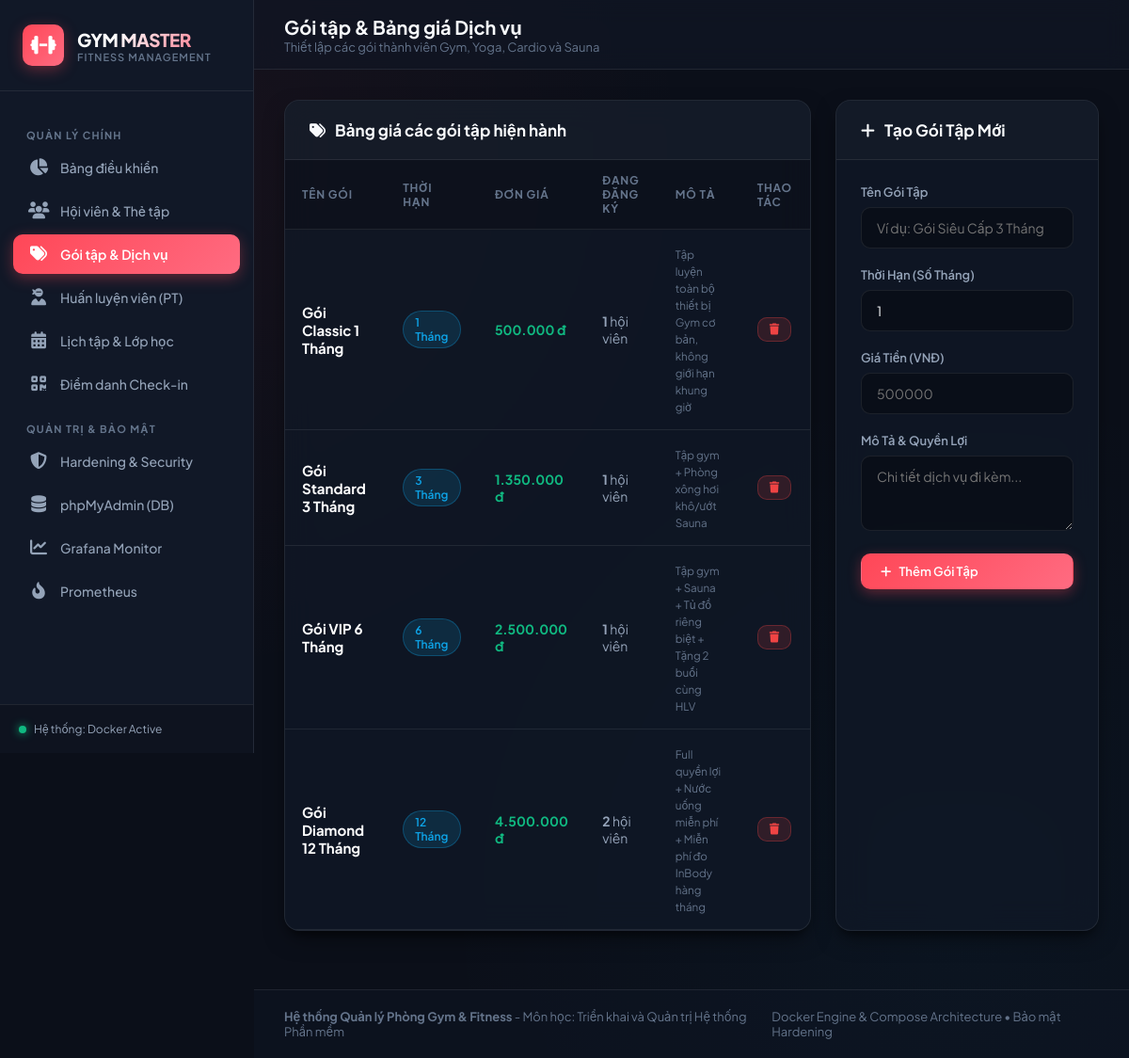
The page /packages.php on the database its author committed.
### tables this page shows
CREATE TABLE IF NOT EXISTS `packages` (
    `id` INT AUTO_INCREMENT PRIMARY KEY,
    `package_name` VARCHAR(100) NOT NULL,
    `duration_months` INT NOT NULL,
    `price` DECIMAL(12, 2) NOT NULL,
    `description` TEXT,
    `status` ENUM('active', 'inactive') DEFAULT 'active',
    `created_at` TIMESTAMP DEFAULT CURRENT_TIMESTAMP
);

### src/packages.php (the view, shortened to what this page needs)
<?php
require_once __DIR__ . '/config/database.php';
$packages = $pdo->query("
    SELECT p.*, COUNT(m.id) as subscriber_count
    FROM packages p
    LEFT JOIN members m ON p.id = m.package_id
    GROUP BY p.id
    ORDER BY p.price ASC
")->fetchAll();
include __DIR__ . '/includes/header.php';
include __DIR__ . '/includes/sidebar.php';
?>
<div class="main-wrapper">
    <header class="topbar">
        <div class="page-title">
            <h2>Gói tập & Bảng giá Dịch vụ</h2>
            <p>Thiết lập các gói thành viên Gym, Yoga, Cardio và Sauna</p>
        </div>
    </header>
    <main class="content-container">
        <div style="display: grid; grid-template-columns: 2fr 1fr; gap: 26px;">
            <div class="card">
                <div class="card-header">
                    <h3><i class="fa-solid fa-tags"></i> Bảng giá các gói tập hiện hành</h3>
                </div>
                <div class="card-body" style="padding: 0;">
                    <div class="table-responsive">
                        <table class="data-table">
                            <thead>
                                <tr>
                                    <th>Tên Gói</th>
                                    <th>Thời hạn</th>
                                    <th>Đơn Giá</th>
                                    <th>Đang Đăng ký</th>
                                    <th>Mô tả</th>
                                    <th>Thao tác</th>
                                </tr>
                            </thead>
                            <tbody>
                                <?php foreach ($packages as $pkg): ?>
                                <tr>
                                    <td><strong style="color:#ffffff; font-size:15px;"><?php echo htmlspecialchars($pkg['package_name']); ?></strong></td>
                                    <td><span class="pill pill-info"><?php echo $pkg['duration_months']; ?> Tháng</span></td>
                                    <td><strong style="color:var(--success);"><?php echo number_format($pkg['price'], 0, ',', '.'); ?> đ</strong></td>
                                    <td><strong><?php echo $pkg['subscriber_count']; ?></strong> hội viên</td>
                                    <td><small style="color:var(--text-muted);"><?php echo htmlspecialchars($pkg['description']); ?></small></td>
                                    <td>
                                        <a href="/packages.php?delete=<?php echo $pkg['id']; ?>" class="btn btn-danger btn-sm" onclick="return confirm('Bạn có chắc chắn muốn xóa?')">
                                            <i class="fa-solid fa-trash"></i>
                                        </a>
                                    </td>
                                </tr>
                                <?php endforeach; ?>
                            </tbody>
                        </table>
                    </div>
                </div>
            </div>
            <div class="card">
                <div class="card-header">
                    <h3><i class="fa-solid fa-plus"></i> Tạo Gói Tập Mới</h3>
                </div>
                <div class="card-body">
                    <form action="/packages.php" method="POST">
                        <div class="form-group">
                            <label>Tên Gói Tập</label>
                            <input type="text" name="package_name" class="form-control" placeholder="Ví dụ: Gói Siêu Cấp 3 Tháng" required>
                        </div>
                        <div class="form-group">
                            <label>Thời Hạn (Số Tháng)</label>
                            <input type="number" name="duration_months" min="1" max="60" class="form-control" value="1" required>
                        </div>
                        <div class="form-group">
                            <label>Giá Tiền (VNĐ)</label>
                            <input type="number" name="price" step="10000" class="form-control" placeholder="500000" required>
                        </div>
                        <div class="form-group">
                            <label>Mô Tả & Quyền Lợi</label>
                            <textarea name="description" class="form-control" rows="3" placeholder="Chi tiết dịch vụ đi kèm..."></textarea>
                        </div>
                        <button type="submit" class="btn btn-primary" style="width: 100%;">
                            <i class="fa-solid fa-plus"></i> Thêm Gói Tập
                        </button>
                    </form>
                </div>
            </div>
        </div>
    </main>
<?php include __DIR__ . '/includes/footer.php'; ?>

### src/assets/css/style.css (style rules this page uses)
:root { --bg-primary: #0b0f19; --bg-secondary: #111827; --bg-card: rgba(17, 24, 39, 0.75); --bg-hover: rgba(31, 41, 55, 0.7); --border-color: rgba(255, 255, 255, 0.08); --border-focus: #ff4757; --text-primary: #f8fafc; --text-secondary: #94a3b8; --text-muted: #64748b; --accent-primary: #ff4757; --accent-glow: rgba(255, 71, 87, 0.35); --accent-gradient: linear-gradient(135deg, #ff4757 0%, #ff6b81 100%); --success: #10b981; --success-bg: rgba(16, 185, 129, 0.15); --warning: #f59e0b; --warning-bg: rgba(245, 158, 11, 0.15); --danger: #ef4444; --danger-bg: rgba(239, 68, 68, 0.15); --info: #0ea5e9; --info-bg: rgba(14, 165, 233, 0.15); --sidebar-width: 270px; --shadow-card: 0 10px 25px -5px rgba(0, 0, 0, 0.5), 0 8px 10px -6px rgba(0, 0, 0, 0.5); --radius-lg: 16px; --radius-md: 10px; --radius-sm: 6px; --transition: all 0.25s cubic-bezier(0.4, 0, 0.2, 1); }
* { margin: 0; padding: 0; box-sizing: border-box; font-family: 'Plus Jakarta Sans', -apple-system, BlinkMacSystemFont, sans-serif; }
body { background-color: var(--bg-primary); color: var(--text-primary); min-height: 100vh; display: flex; overflow-x: hidden; background-image: radial-gradient(circle at 15% 15%, rgba(255, 71, 87, 0.05) 0%, transparent 40%), radial-gradient(circle at 85% 85%, rgba(14, 165, 233, 0.04) 0%, transparent 40%); background-attachment: fixed; }
.main-wrapper { margin-left: var(--sidebar-width); flex: 1; display: flex; flex-direction: column; min-height: 100vh; }
.topbar { height: 74px; background: rgba(17, 24, 39, 0.6); backdrop-filter: blur(12px); border-bottom: 1px solid var(--border-color); display: flex; align-items: center; justify-content: space-between; padding: 0 32px; position: sticky; top: 0; z-index: 90; }
.page-title h2 { font-size: 20px; font-weight: 700; color: var(--text-primary); }
.page-title p { font-size: 13px; color: var(--text-muted); }
.content-container { padding: 32px; flex: 1; }
.card { background: var(--bg-card); border: 1px solid var(--border-color); border-radius: var(--radius-lg); box-shadow: var(--shadow-card); backdrop-filter: blur(16px); margin-bottom: 30px; overflow: hidden; }
.card-header { padding: 20px 26px; border-bottom: 1px solid var(--border-color); display: flex; justify-content: space-between; align-items: center; background: rgba(255, 255, 255, 0.02); }
.card-header h3 { font-size: 17px; font-weight: 700; color: var(--text-primary); display: flex; align-items: center; gap: 10px; }
.card-body { padding: 26px; }
.table-responsive { overflow-x: auto; }
.data-table { width: 100%; border-collapse: collapse; text-align: left; }
.data-table th { padding: 14px 18px; font-size: 12px; font-weight: 700; text-transform: uppercase; letter-spacing: 0.8px; color: var(--text-muted); background: rgba(0, 0, 0, 0.2); border-bottom: 1px solid var(--border-color); }
.data-table td { padding: 16px 18px; font-size: 14px; color: var(--text-secondary); border-bottom: 1px solid var(--border-color); vertical-align: middle; }
.btn { display: inline-flex; align-items: center; gap: 8px; padding: 10px 20px; border-radius: var(--radius-md); font-size: 13px; font-weight: 600; text-decoration: none; cursor: pointer; border: 1px solid transparent; transition: var(--transition); }
.btn-primary { background: var(--accent-gradient); color: white; box-shadow: 0 4px 14px var(--accent-glow); }
.btn-danger { background: var(--danger-bg); color: var(--danger); border-color: rgba(239, 68, 68, 0.3); }
.btn-sm { padding: 6px 12px; font-size: 12px; }
.form-group { margin-bottom: 20px; }
.form-group label { display: block; font-size: 13px; font-weight: 600; color: var(--text-secondary); margin-bottom: 8px; }
.form-control { width: 100%; padding: 12px 16px; background: rgba(0, 0, 0, 0.3); border: 1px solid var(--border-color); border-radius: var(--radius-md); color: var(--text-primary); font-size: 14px; transition: var(--transition); }
.pill { padding: 4px 12px; border-radius: 20px; font-size: 12px; font-weight: 600; display: inline-block; }
.pill-info { background: var(--info-bg); color: var(--info); border: 1px solid rgba(14, 165, 233, 0.3); }

### rows shown on the page
packages: package_name "Gói Classic 1 Tháng", duration_months "1", price "500.000", subscriber_count "1", description "Tập luyện toàn bộ thiết bị Gym cơ bản, không giới hạn khung giờ"
packages: package_name "Gói Standard 3 Tháng", duration_months "3", price "1.350.000", subscriber_count "1", description "Tập gym + Phòng xông hơi khô/ướt Sauna"
packages: package_name "Gói VIP 6 Tháng", duration_months "6", price "2.500.000", subscriber_count "1", description "Tập gym + Sauna + Tủ đồ riêng biệt + Tặng 2 buổi cùng HLV"
packages: package_name "Gói Diamond 12 Tháng", duration_months "12", price "4.500.000", subscriber_count "2", description "Full quyền lợi + Nước uống miễn phí + Miễn phí đo InBody hàng tháng"
